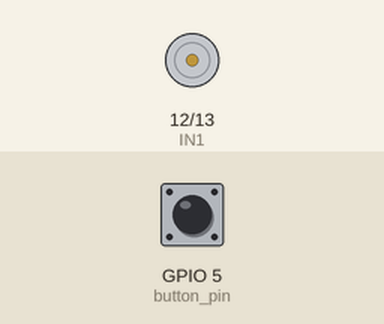
This sketch was run on a simulated ESP8266 (NodeMCU). Parts: motor-driver pin pairs drawn as motors (green arrow = first pin HIGH = forward, orange = second pin HIGH = backward, longer = more drive, scaled by the enable pin). The test bench sets the inputs (shaded band); at power-on: GPIO 5 (button_pin) HIGH.

Above: at 1.2 s.
1.3 s: GPIO 5 (button_pin) pulled LOW for 0.15 s
At 2.6 s:
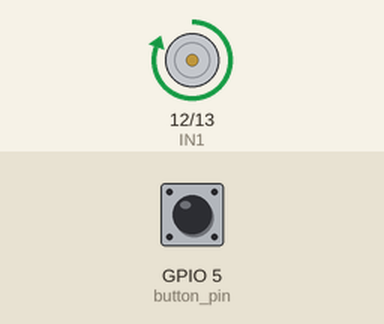
2.9 s: GPIO 5 (button_pin) pulled LOW for 1 s
At 5.1 s:
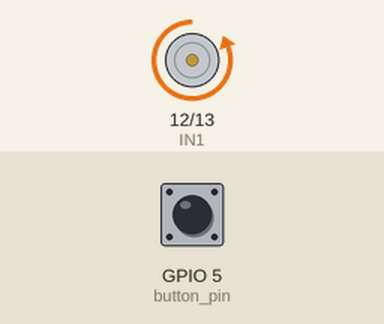
5.4 s: GPIO 5 (button_pin) pulled LOW for 3.2 s
At 8.9 s:
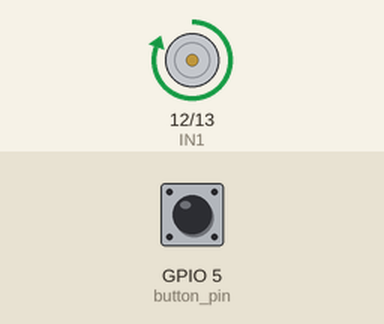
Timing chart, 0 to 10.4 s (numbered marks = the images above; inputs shaded):
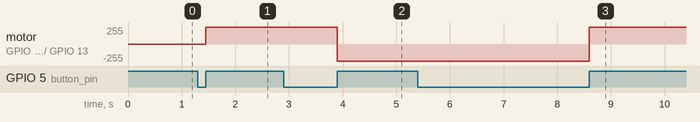

The sketch:

moter298n_switch.ino
```cpp
int ENA = 14; //D5;
int IN1 = 12; //D6;
int IN2 = 13; //D7;
int button_pin = 5; //D1
bool direct=0;

void ICACHE_RAM_ATTR button();

void button()     //This is the function that the interupt calls
{
  direct=!direct; //กลับทิศทางการหมุน
  if(direct)
  {
   digitalWrite (ENA, HIGH);
   digitalWrite (IN1, HIGH);
   digitalWrite (IN2, LOW);
  }else
  {
   digitalWrite (ENA, HIGH);
   digitalWrite (IN1, LOW);
   digitalWrite (IN2, HIGH);
  }
}

void setup() {
// set all the motor control pins to outputs
  pinMode(button_pin, INPUT_PULLUP);
  attachInterrupt(digitalPinToInterrupt(button_pin), button, RISING); //and the interrupt is attached
  pinMode(ENA, OUTPUT);
  pinMode(IN1, OUTPUT);
  pinMode(IN2, OUTPUT);
  digitalWrite (ENA, LOW);
  digitalWrite (IN1, LOW);
  digitalWrite (IN2, LOW);
}

void loop() {
  delay(1000);
}
```

Measured:
- after the input at 1.3 s, motor on GPIO 12 (IN1) / GPIO 13 (IN2): stopped → forward 255/255 after 0.15 s
- after the input at 2.9 s, motor on GPIO 12 (IN1) / GPIO 13 (IN2): forward 255/255 → backward 255/255 after 1.0 s
- after the input at 5.4 s, motor on GPIO 12 (IN1) / GPIO 13 (IN2): backward 255/255 → forward 255/255 after 3.2 s
